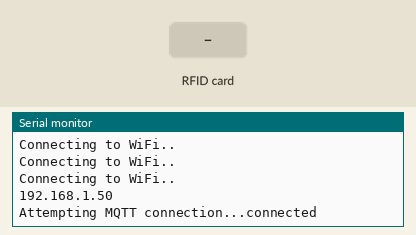
Recording of a sketch running on a simulated ESP32. Parts: the last lines printed to the serial monitor. Inputs (shaded band) come from the test bench. WiFi joins after 1.5 s; servers stay silent unless stated; uploads are accepted with an empty reply; random numbers use the default seed unless the sketch sets one; no MQTT or app messages arrive unless stated.

Above: at 2.8 s.
2.9 s: RFID card 5E 7A 19 C4 held to the reader
At 4.3 s:
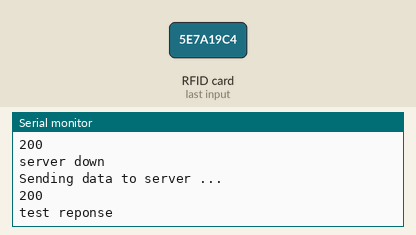
4.6 s: RFID card 5E 7A 19 C4 held to the reader
At 6.3 s:
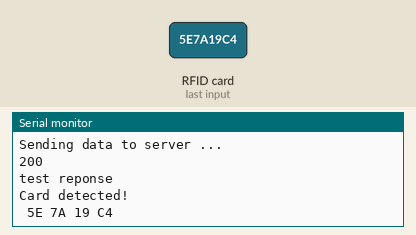

The sketch:

RFIDcode.ino
```cpp
#include <Arduino.h>
#include <iostream>
#include <WiFi.h>
#include <SPI.h>
#include <MFRC522.h>
#include <PubSubClient.h>
#include <HTTPClient.h>
#include <WebServer.h>
#define Miso 19
#define Mosi 23
#define Sck 18
#define Sda 5
#define Rst 22

// Tạo ra đối tượng MFRC522
const char* ssid = "ok";
const char* password = "tqnguyen";
String apikey = "esp3212345";
#define MQTT_SERVER "broker.mqttdashboard.com"
#define MQTT_PORT 1883
#define MQTT_USER "storage"
#define MQTT_PASSWORD "123456"

WiFiClient wifiClient;
PubSubClient client(wifiClient);

MFRC522 mfrc522(Sda, Rst);
String Id = "";
String card;

void wificonnect()
{
  WiFi.begin(ssid, password);
  while (WiFi.status() != WL_CONNECTED) {
    delay(500);
    Serial.println("Connecting to WiFi..");
  }
  Serial.println(WiFi.localIP());
}

//MQTT
void connect_to_broker() {
  while (!client.connected()) {
    Serial.print("Attempting MQTT connection...");
    String clientId = "IoTBTL";
    clientId += String(random(0xffff), HEX);
    if (client.connect(clientId.c_str(), MQTT_USER, MQTT_PASSWORD)) {
      Serial.println("connected");
      client.subscribe("esp32/rfidstorage");
    } else {
      Serial.print("failed, rc=");
      Serial.print(client.state());
      Serial.println(" try again in 2 seconds");
      delay(2000);
    }
  }
}

void callback(char* topic, byte* payload, unsigned int length) {
  Serial.println("-------new message from broker-----");
  Serial.print("topic: ");
  Serial.println(topic);

  Serial.print("Callback - ");
  Serial.print("Message:");
  for (int i = 0; i < length; i++) {
    Serial.print((char)payload[i]);
  }
}

String check;
void SendData() {
  Serial.println("Sending data to server ...");
  HTTPClient http;
  http.begin("http://192.168.166.43/storate/esppostdata.php");
  http.addHeader("Content-Type", "application/x-www-form-urlencoded");
  String httpRequestData = "api_key=" + apikey + "&id=" + card;

  int httpResponseCode = http.POST(httpRequestData);
  if (httpResponseCode > 0) {
    String response = http.getString();
    Serial.println(httpResponseCode);
    Serial.println(response);
    check = response;
  } else {
    Serial.print("Error on sending POST: ");
    Serial.println(httpResponseCode);
    check = httpResponseCode;
  }
  http.end();
}

String readrfid() {
  if (!mfrc522.PICC_IsNewCardPresent()) {
    return "";
  }
  if (!mfrc522.PICC_ReadCardSerial()) {
    return "";
  }
  for (byte i = 0; i < mfrc522.uid.size; i++) {
    Id.concat(String(mfrc522.uid.uidByte[i] < 0x10 ? "0" : ""));
    Id.concat(String(mfrc522.uid.uidByte[i], HEX));
  }
  Id.toUpperCase();

  card = Id;
  Id = "";
  Serial.println(card);

  return card;
}

void run() {

  while (readrfid() == "") {
    readrfid();
    delay(200);
  }
  Serial.println("Read_RF");
  client.loop();
  if (!client.connected()) {
    connect_to_broker();
  }

  SendData();
  if (check != "1") {
    Serial.println("server down");
    SendData();
  }
  Serial.println("test reponse");
  Serial.println(check);
  delay(2000);
}

void setup() {
  Serial.begin(115200);  // Khởi tạo Serial communication
  SPI.begin();           // Khởi tạo  SPI bus
  mfrc522.PCD_Init();    // Khởi tạo MFRC522
  Serial.println("Place your card near the reader...");
  wificonnect();
  client.setServer(MQTT_SERVER, MQTT_PORT);
  client.setCallback(callback);
  connect_to_broker();
}

void loop() {
  run();
  if (mfrc522.PICC_IsNewCardPresent() && mfrc522.PICC_ReadCardSerial()) {
    Serial.println("Card detected!");
    // In ra dữ liệu của thẻ
    for (byte i = 0; i < mfrc522.uid.size; i++) {
      Serial.print(mfrc522.uid.uidByte[i] < 0x10 ? " 0" : " ");
      Serial.print(mfrc522.uid.uidByte[i], HEX);
    }
    Serial.println();
    mfrc522.PICC_HaltA();
  }
}
```

Measured:
- after the input at 2.9 s, the serial monitor: prints a new line after 0.21 s (image 1)
- after the input at 4.6 s, the serial monitor: prints a new line after 0.91 s (image 2)
